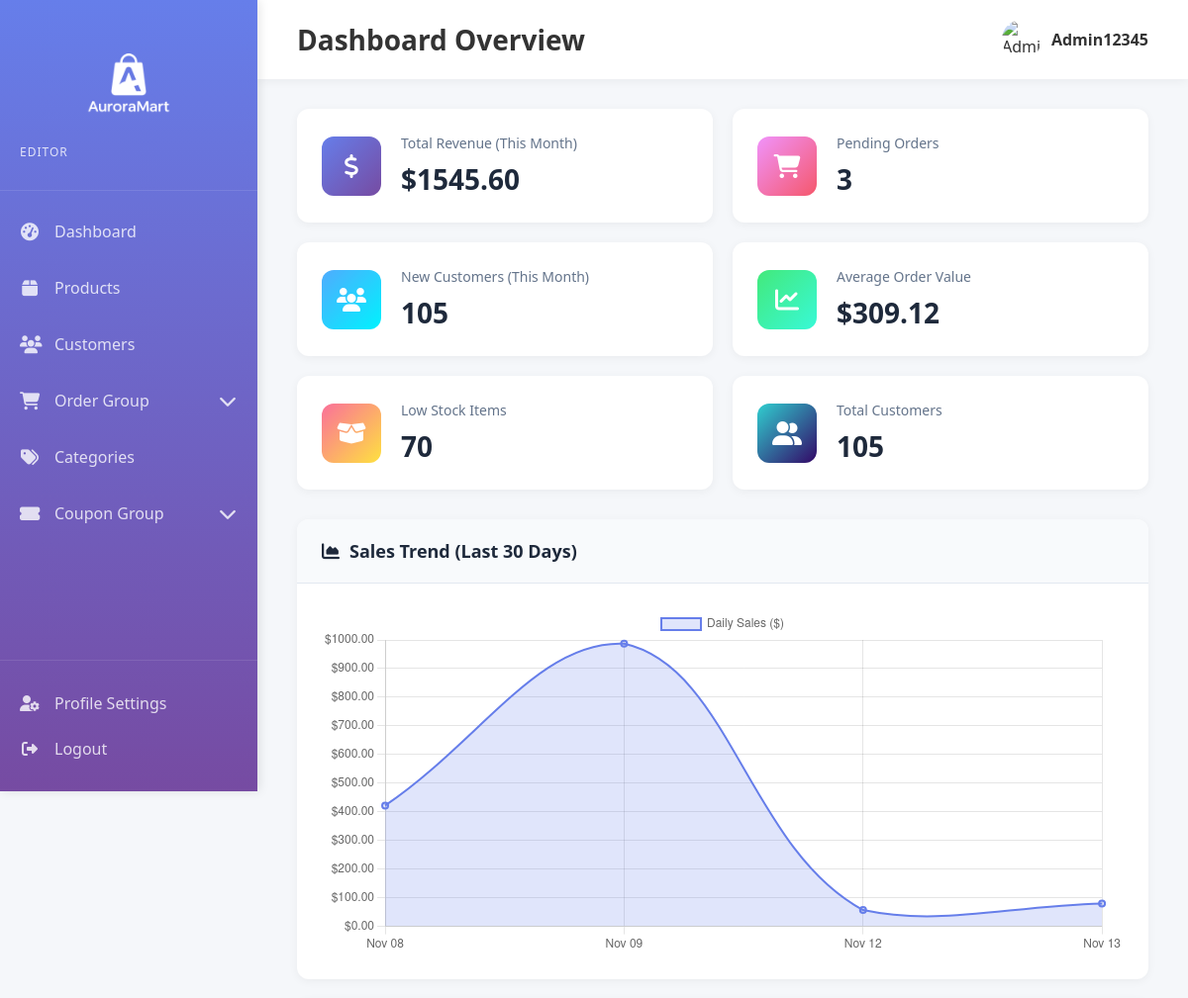
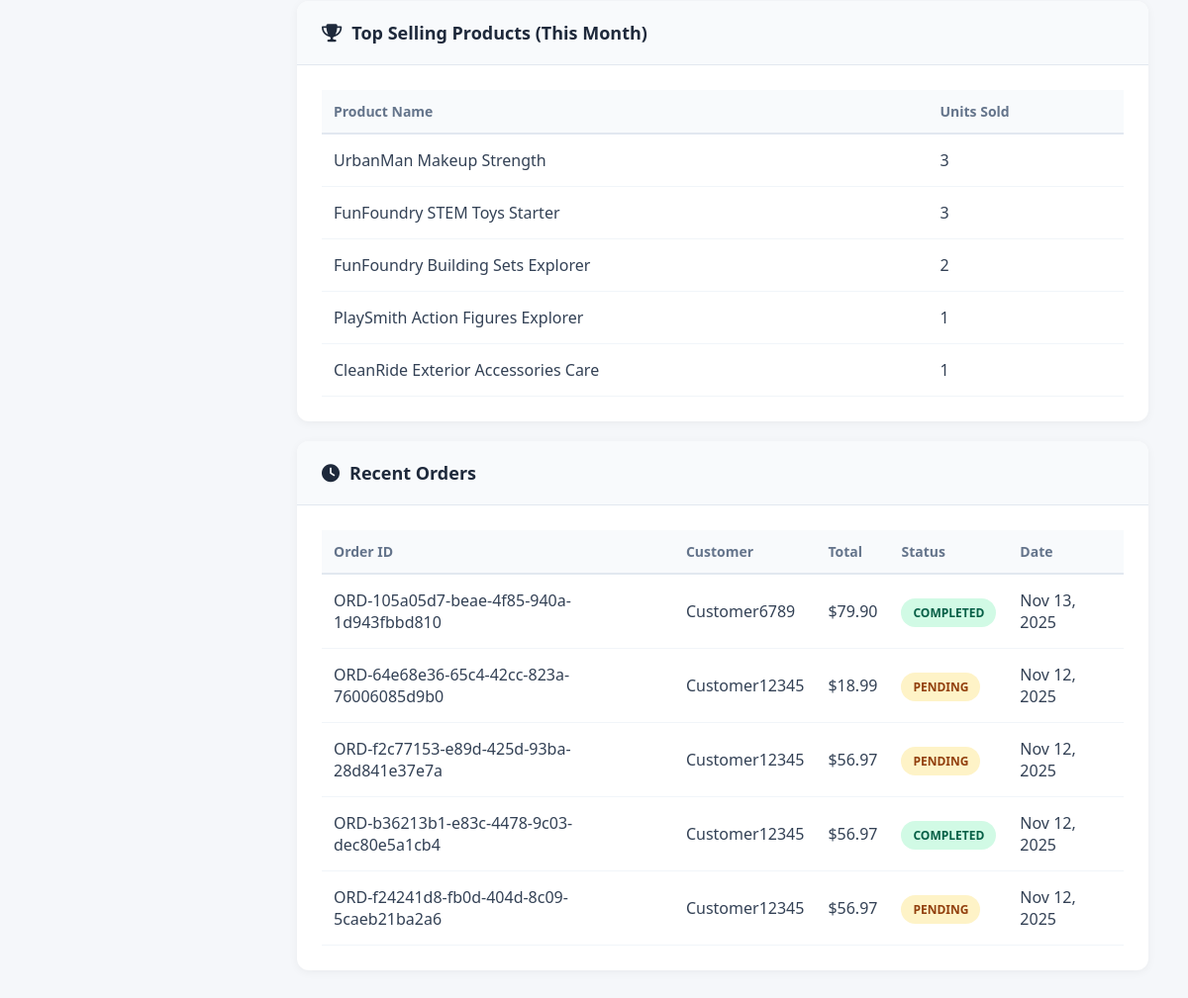
The app's page /admin_panel/dashboard/ (signed in), older data (2 pictures, top to bottom).
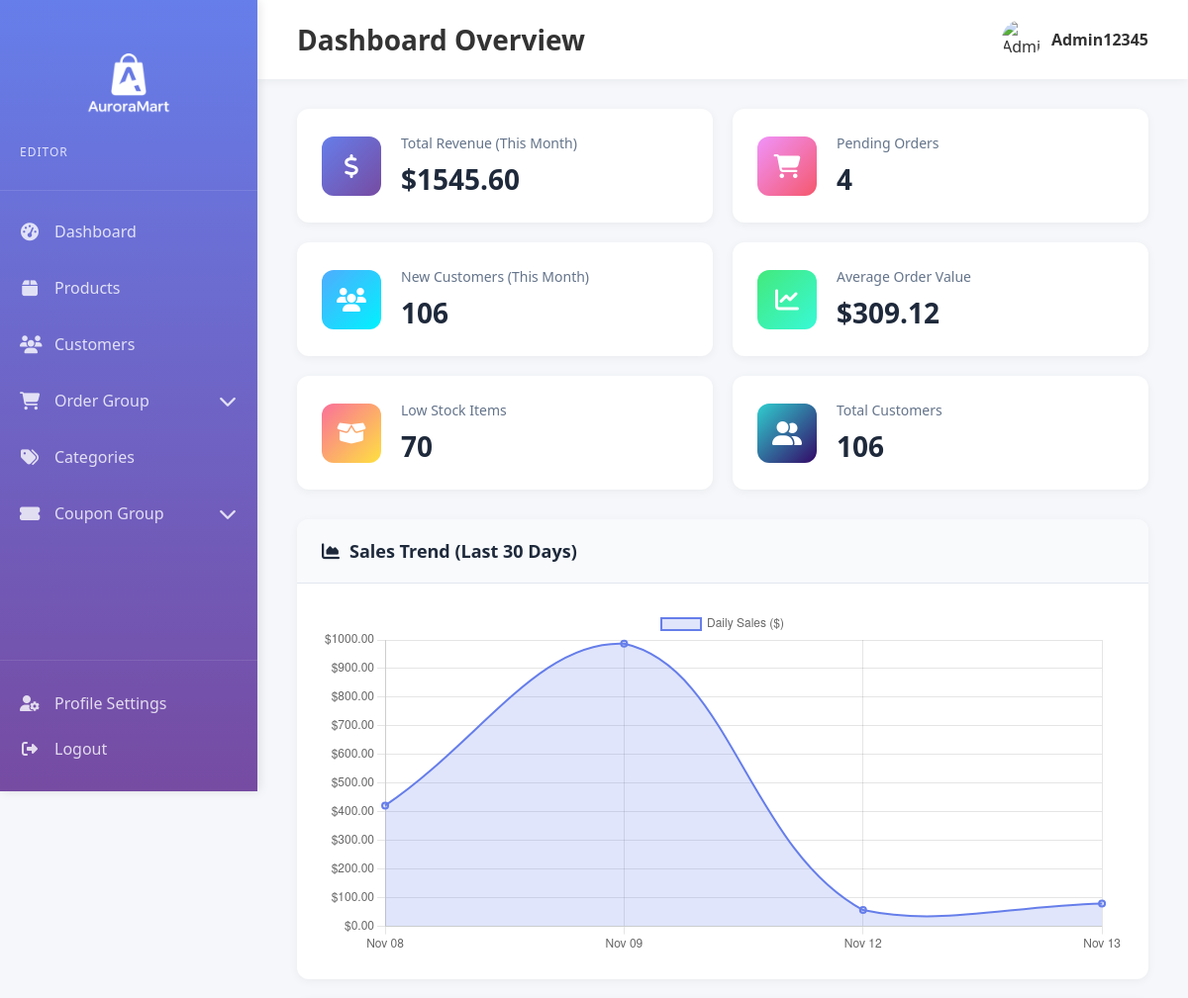
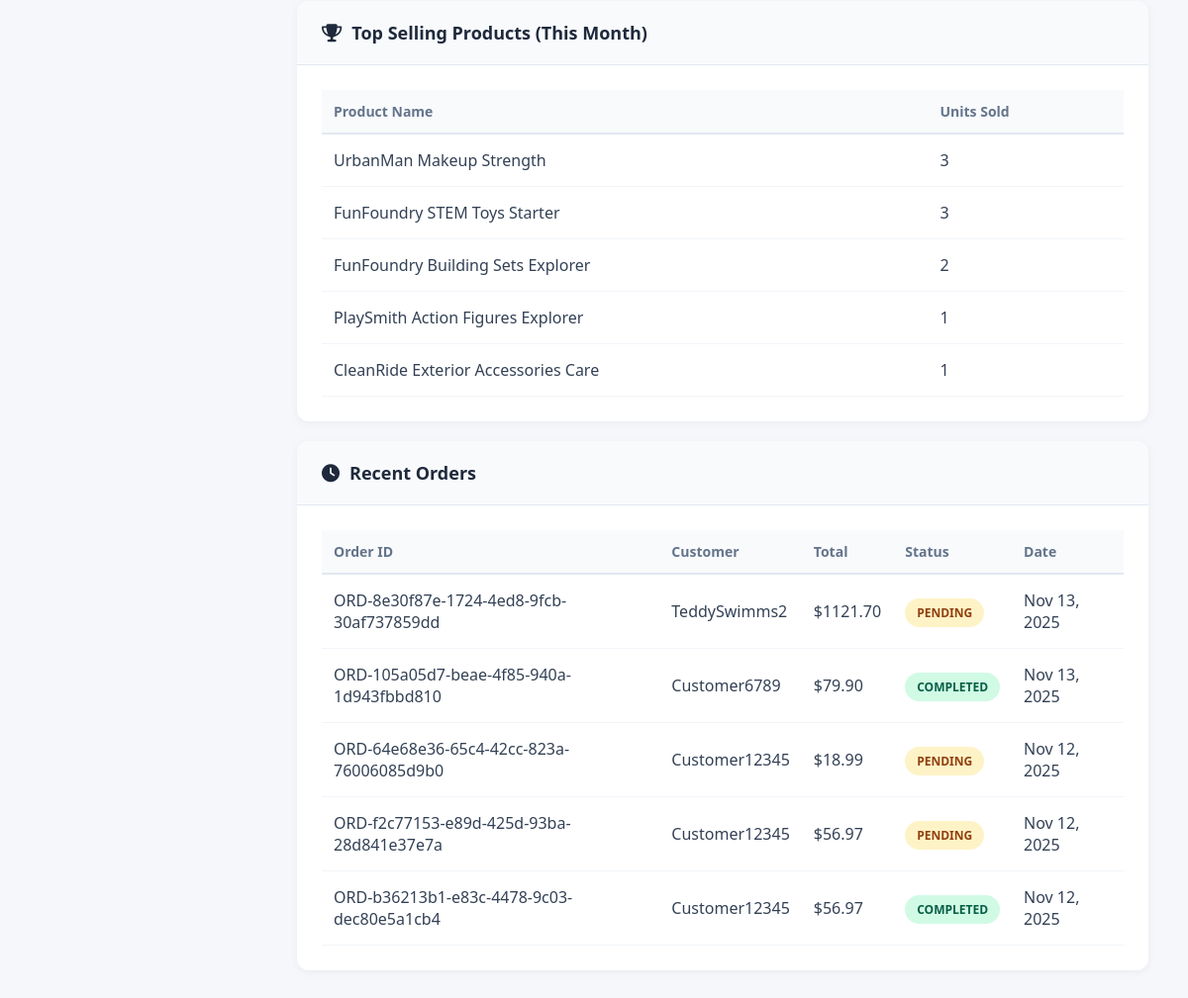
The same page, newer data (2 pictures, top to bottom).
### admin_panel/models.py (models this page shows, shortened)
class Product(models.Model):
    sku = models.CharField(max_length=50, unique=True,primary_key=True)
    product_name = models.CharField(max_length=255)
    description = models.TextField()
    unit_price = models.DecimalField(max_digits=10, decimal_places=2)
    product_rating = models.FloatField(default=0.0)
    quantity_on_hand = models.PositiveIntegerField(default=0)
    reorder_quantity = models.PositiveIntegerField(default=10)
    product_image = models.URLField(
        max_length=500,
        default='https://cdn.mmem.com.au/media/catalog/product/placeholder/default/product-image.jpg',
    )
    category = models.ForeignKey(
        Category,
        on_delete=models.SET_NULL,
        null=True,
        blank=False,
        related_name='products',
    )
    subcategory = models.ForeignKey(
        Category,
        on_delete=models.SET_NULL,
        null=True,
        blank=False,
        related_name='subcategory_products',
    )

class Order(models.Model):
    STATUS_CHOICES = [
        ('PENDING', 'Pending'),
        ('COMPLETED', 'Completed'),
        ('CANCELLED', 'Cancelled'),
    ]
    order_id = models.CharField(max_length=20, primary_key=True, unique=True)
    customer = models.ForeignKey(Customer, on_delete=models.CASCADE, related_name='orders')
    customer_email = models.EmailField(max_length=254,default= 'test@email.com' )
    order_date = models.DateTimeField(auto_now_add=True)
    shipping_address = models.TextField(max_length=500,null=False, blank=False,default='')
    order_notes = models.TextField(max_length=1000, null=True, blank=True)
    subtotal_amount = models.DecimalField(max_digits=10, decimal_places=2, default=0.00)
    discount_amount = models.DecimalField(max_digits=10, decimal_places=2, default=0.00)
    total_amount = models.DecimalField(max_digits=10, decimal_places=2, default=0.00)
    coupon = models.ForeignKey(
        'Coupon',
        on_delete=models.SET_NULL,
        null=True,
        blank=True,
        related_name='orders'
    )
    coupon_code = models.CharField(
        max_length=50,
        null=True,
        blank=True,
        help_text="Coupon code used (for display purposes)"
    )
    status = models.CharField(max_length=20, choices=STATUS_CHOICES, default='PENDING')

### customer_website/models.py (models this page shows, shortened)
class Customer(User):
    GENDER_CHOICES = [
        ('Male', 'Male'),
        ('Female', 'Female'),
    ]
    EMPLOYMENT_CHOICES = [
        ('Full-time', 'Full-time'),
        ('Part-time', 'Part-time'),
        ('Self-employed', 'Self-employed'),
        ('Student', 'Student'),
        ('Retired', 'Retired'),
    ]
    EDUCATION_CHOICES = [
        ('Secondary', 'Secondary'),
        ('Diploma', 'Diploma'),
        ('Bachelor', 'Bachelor'),
        ('Master', 'Master'),
        ('Doctorate', 'Doctorate'),
    ]
    OCCUPATION_CHOICES = [
        ('Admin', 'Administrative'),
        ('Education', 'Education'),
        ('Sales', 'Sales'),
        ('Service', 'Service Industry'),
        ('Skilled Trades', 'Skilled Trades'),
        ('Tech', 'Technology'),
    ]
    customer_id = models.CharField(max_length=20, primary_key=True, unique=True,editable=False)
    age = models.IntegerField(null=True, blank=True)
    gender = models.CharField(max_length=50, choices=GENDER_CHOICES, null=True, blank=True)
    employment_status = models.CharField(max_length=100, choices=EMPLOYMENT_CHOICES, null=True, blank=True)
    occupation = models.CharField(max_length=100, choices=OCCUPATION_CHOICES, null=True, blank=True)
    education = models.CharField(max_length=100, choices=EDUCATION_CHOICES, null=True, blank=True)
    household_size = models.PositiveIntegerField(null=True, blank=True)
    number_of_children = models.PositiveIntegerField(default=0, null=True, blank=True)
    monthly_income_sgd = models.DecimalField(max_digits=10, decimal_places=2, null=True, blank=True)
    preferred_category = models.CharField(max_length=100, null=True, blank=True,default='General')
    date_joined = models.DateTimeField(default=timezone.now, editable=False)

### admin_panel/views.py (the view)
# urls.py: path('dashboard/', AdminDashboardView.as_view(), name='admin_dashboard'),        # main dashboard
class AdminDashboardView(View):
    template_name = 'admin_panel/main_dashboard.html'
    def _get_dashboard_stats(self):
        context = {}
        now = timezone.now()
        start_of_month = now.replace(day=1, hour=0, minute=0, second=0, microsecond=0)
        thirty_days_ago = now - datetime.timedelta(days=30)
        orders_this_month = Order.objects.filter(
            order_date__gte=start_of_month, status='COMPLETED'
        ).annotate(
            total_value=Sum(F('items__price_at_purchase') * F('items__quantity'))
        )
        total_revenue_month = orders_this_month.aggregate(total=Sum('total_value'))['total'] or 0
        num_orders_month = orders_this_month.count()
        average_order_value = total_revenue_month / num_orders_month if num_orders_month > 0 else 0
        context['total_revenue_month'] = total_revenue_month
        context['average_order_value'] = average_order_value
        sales_trend = Order.objects.filter(
            order_date__gte=thirty_days_ago, status='COMPLETED'
        ).annotate(
            date=F('order_date__date')
        ).values('date').annotate(
            daily_total=Sum(F('items__price_at_purchase') * F('items__quantity'), default=0)
        ).order_by('date')
        chart_labels = [entry['date'].strftime('%b %d') for entry in sales_trend]
        chart_data = [float(entry['daily_total']) for entry in sales_trend]
        context['chart_labels'] = json.dumps(chart_labels or [])
        context['chart_data'] = json.dumps(chart_data or [])
        context['page_title'] = "Dashboard Overview"
        try:
            new_customers_month = Customer.objects.filter(date_joined__gte=start_of_month).count()
        except AttributeError:
            new_customers_month = "N/A"
        context['new_customers_month'] = new_customers_month
        context['total_customers'] = Customer.objects.count()
        low_stock_count = Product.objects.filter(quantity_on_hand__lt=F('reorder_quantity')).count()
        context['low_stock_count'] = low_stock_count
        top_products = OrderItem.objects.filter(
            order_id__order_date__gte=start_of_month, order_id__status='COMPLETED'
        ).values('product__product_name').annotate(
            units_sold=Sum('quantity')
        ).order_by('-units_sold')[:5]
        context['top_selling_products'] = list(top_products)
        pending_orders_count = Order.objects.filter(status='PENDING').count()
        context['pending_orders_count'] = pending_orders_count
        context['recent_orders'] = Order.objects.annotate(
            total_value=Sum(F('items__price_at_purchase') * F('items__quantity'))
        ).order_by('-order_date')[:5]
        return context
    def get(self, request, *args, **kwargs):
        context = {
            'username': request.session.get("admin_username"),
            'user_role': request.session.get("admin_role"),
            'profile_picture': request.session.get("admin_profile_picture"),
        }
        stats = self._get_dashboard_stats()
        context.update(stats)
        return render(request, self.template_name, context)

### admin_panel/templates/admin_panel/main_dashboard.html (shortened to what this page needs)
{% extends 'admin_panel/base.html' %}
{% load static %}
{% block extra_css %}
<link rel="stylesheet" href="{% static 'admin_panel/css/main_dashboard.css' %}">
{% endblock %}
{% block content %}
<div class="stats-grid">
    <div class="stat-card">
        <div class="stat-icon revenue">
            <i class="fas fa-dollar-sign"></i>
        </div>
        <div class="stat-details">
            <h3>Total Revenue (This Month)</h3>
            <p class="stat-value">${{ total_revenue_month|floatformat:2 }}</p>
        </div>
    </div>
    <div class="stat-card">
        <div class="stat-icon orders">
            <i class="fas fa-shopping-cart"></i>
        </div>
        <div class="stat-details">
            <h3>Pending Orders</h3>
            <p class="stat-value">{{ pending_orders_count }}</p>
        </div>
    </div>
    <div class="stat-card">
        <div class="stat-icon customers">
            <i class="fas fa-users"></i>
        </div>
        <div class="stat-details">
            <h3>New Customers (This Month)</h3>
            <p class="stat-value">{{ new_customers_month }}</p>
        </div>
    </div>
    <div class="stat-card">
        <div class="stat-icon average">
            <i class="fas fa-chart-line"></i>
        </div>
        <div class="stat-details">
            <h3>Average Order Value</h3>
            <p class="stat-value">${{ average_order_value|floatformat:2 }}</p>
        </div>
    </div>
    <div class="stat-card">
        <div class="stat-icon stock">
            <i class="fas fa-box-open"></i>
        </div>
        <div class="stat-details">
            <h3>Low Stock Items</h3>
            <p class="stat-value">{{ low_stock_count }}</p>
        </div>
    </div>
    <div class="stat-card">
        <div class="stat-icon total-customers">
            <i class="fas fa-user-friends"></i>
        </div>
        <div class="stat-details">
            <h3>Total Customers</h3>
            <p class="stat-value">{{ total_customers }}</p>
        </div>
    </div>
</div>
<div class="dashboard-content">
    <div class="card chart-card">
        <div class="card-header">
            <h3><i class="fas fa-chart-area"></i> Sales Trend (Last 30 Days)</h3>
        </div>
        <div class="card-body">
            <canvas id="salesChart"></canvas>
        </div>
    </div>
    <div class="card">
        <div class="card-header">
            <h3><i class="fas fa-trophy"></i> Top Selling Products (This Month)</h3>
        </div>
        <div class="card-body">
            <table class="dashboard-table">
                <thead>
                    <tr>
                        <th>Product Name</th>
                        <th>Units Sold</th>
                    </tr>
                </thead>
                <tbody>
                    {% for product in top_selling_products %}
                    <tr>
                        <td>{{ product.product__product_name }}</td>
                        <td>{{ product.units_sold }}</td>
                    </tr>
                    {% empty %}
                    <tr>
                        <td colspan="2" class="text-center">No sales data available</td>
                    </tr>
                    {% endfor %}
                </tbody>
            </table>
        </div>
    </div>
    <div class="card">
        <div class="card-header">
            <h3><i class="fas fa-clock"></i> Recent Orders</h3>
        </div>
        <div class="card-body">
            <table class="dashboard-table">
                <thead>
                    <tr>
                        <th>Order ID</th>
                        <th>Customer</th>
                        <th>Total</th>
                        <th>Status</th>
                        <th>Date</th>
                    </tr>
                </thead>
                <tbody>
                    {% for order in recent_orders %}
                    <tr>
                        <td>{{ order.order_id }}</td>
                        <td>{{ order.customer.username }}</td>
                        <td>${{ order.total_value|floatformat:2 }}</td>
                        <td>
                            <span class="badge badge-{{ order.status|lower }}">{{ order.get_status_display }}</span>
                        </td>
                        <td>{{ order.order_date|date:"M d, Y" }}</td>
                    </tr>
                    {% empty %}
                    <tr>
                        <td colspan="5" class="text-center">No recent orders</td>
                    </tr>
                    {% endfor %}
                </tbody>
            </table>
        </div>
    </div>
</div>
{% endblock %}

### admin_panel/templates/admin_panel/base.html (shortened to what this page needs)
{% load static %}
<!DOCTYPE html>
<html lang="en">
<head>
    <link rel="stylesheet" href="https://cdnjs.cloudflare.com/ajax/libs/font-awesome/6.4.0/css/all.min.css">
    <link rel="stylesheet" href="{% static 'admin_panel/css/base.css' %}">
    {% block extra_css %}{% endblock %}
</head>
<body>
    <nav class="sidebar">
        <div class="sidebar-header">
            <h2><img src="{% static 'admin_panel/Logo.png' %}" alt="AuroraMart Logo" class="sidebar-logo"></h2>
            <p class="admin-role">{{ user_role|default:"Admin" }}</p>
        </div>
        <div class="sidebar-menu-container">
            <ul class="sidebar-menu">
                <li>
                    <a href="{% url 'admin_dashboard' %}?type=dashboard" class="{% if type == 'dashboard' %}active{% endif %}">
                        <i class="fas fa-tachometer-alt"></i>
                        <span>Dashboard</span>
                    </a>
                </li>
                <li>
                    <a href="{% url 'admin_list' %}?type=products" class="{% if type == 'products' %}active{% endif %}">
                        <i class="fas fa-box"></i>
                        <span>Products</span>
                    </a>
                </li>
                <li>
                    <a href="{% url 'admin_list' %}?type=customers" class="{% if type == 'customers' %}active{% endif %}">
                        <i class="fas fa-users"></i>
                        <span>Customers</span>
                    </a>
                </li>
                <li class="menu-group">
                    <a href="#" class="menu-group-toggle" onclick="toggleGroup('order-group')">
                        <i class="fas fa-shopping-cart"></i>
                        <span>Order Group</span>
                        <i class="fas fa-chevron-down group-icon" id="order-group-icon"></i>
                    </a>
                </li>
                <li>
                    <a href="{% url 'admin_list' %}?type=categories" class="{% if type == 'categories' %}active{% endif %}">
                        <i class="fas fa-tags"></i>
                        <span>Categories</span>
                    </a>
                </li>
                <li class="menu-group">
                    <a href="#" class="menu-group-toggle" onclick="toggleGroup('coupon-group')">
                        <i class="fas fa-ticket-alt"></i>
                        <span>Coupon Group</span>
                        <i class="fas fa-chevron-down group-icon" id="coupon-group-icon"></i>
                    </a>
                </li>
            </ul>
        </div>
        <div class="sidebar-footer">
            <a href="{% url 'admin_profile' %}" class="sidebar-link">
                <i class="fas fa-user-cog"></i>
                <span>Profile Settings</span>
            </a>
            <a href="{% url 'admin_logout' %}?logout=true" class="sidebar-link logout">
                <i class="fas fa-sign-out-alt"></i>
                <span>Logout</span>
            </a>
        </div>
    </nav>
    <main class="main-content">
        <header class="top-header">
            <div class="header-left">
                <h1>{% block page_heading %}{{ page_title }}{% endblock %}</h1>
            </div>
            <div class="header-right">
                <div class="admin-profile">
                    {% if profile_picture %}
                        <img src="{{ profile_picture }}" alt="Admin" class="profile-pic">
                    {% else %}
                        <i class="fas fa-user-circle profile-icon"></i>
                    {% endif %}
                    <span class="admin-name">{{ username }}</span>
                </div>
            </div>
        </header>
        <div class="content-wrapper">
            {% block content %}{% endblock %}
        </div>
    </main>
</body>
</html>

Row changes from the older to the newer data that the page shows:
no longer on this page (row unchanged): Order: order_id "ORD-f24241d8-fb0d-404d-8c09-5caeb21ba2a6", customer.username "Customer12345", total_value "56.97", status "PENDING", order_date "Nov 12, 2025"
added Order: order_id "ORD-8e30f87e-1724-4ed8-9fcb-30af737859dd", customer.username "TeddySwimms2", total_value "1121.70", status "PENDING", order_date "Nov 13, 2025"
Text that changed along with them:
{{ pending_orders_count }}: "3" → "4"
{{ new_customers_month }}: "105" → "106"
{{ total_customers }}: "105" → "106"
